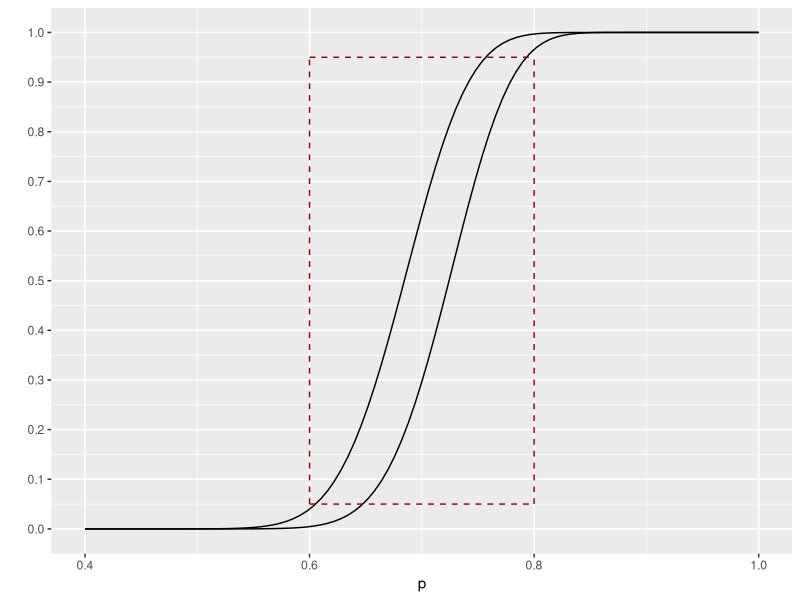

The R script that drew this image:
library(ggplot2)

## Experiments

alpha_0.6_m <- function(m){
  1-pbinom(m-1,100,0.6)
}

##ggplot()+
##stat_function(fun = alpha_0.6_m)+
##xlim(1,100)

for (i in 1:100) {
  m1 <- 1
  if(alpha_0.6_m(m1)>0.05){
    m1 <- i+1
  }
  if(alpha_0.6_m(m1)<0.05){
    print(m1)
    break
  }
}

alpha_0.8_m <- function(m){
  1-pbinom(m-1,100,0.8)
}

##ggplot()+
##stat_function(fun = alpha_0.8_m)+
##xlim(1,100)

for (i in 1:100) {
  m2 <- 1
  if(alpha_0.8_m(m2)>0.95){
    m2 <- i+1
  }
  if(alpha_0.8_m(m2)<0.95){
    print(m2-1)
    break
  }
}


# Replicate

# define function for m=69 
alpha_p_69 <- function(p){
  1-pbinom(68,100,p)
}

# define function for m=73 
alpha_p_73 <- function(p){
  1-pbinom(72,100,p)
}

# plot
ggplot()+
  stat_function(fun = alpha_p_69)+
  xlim(.4,1)+
  stat_function(fun = alpha_p_73)+
  xlim(.4,1)+
  scale_y_continuous(breaks=seq(0, 1, 0.1))+
  geom_segment(aes(x=.6,xend=.8,y=.95,yend=.95),colour="#990000", linetype="dashed")+
  geom_segment(aes(x=.6,xend=.8,y=.05,yend=.05),colour="#990000", linetype="dashed")+
  geom_segment(aes(x=.6,xend=.6,y=.05,yend=.95),colour="#990000", linetype="dashed")+
  geom_segment(aes(x=.8,xend=.8,y=.05,yend=.95),colour="#990000", linetype="dashed")+
  xlab("p")+
  ylab(" ")